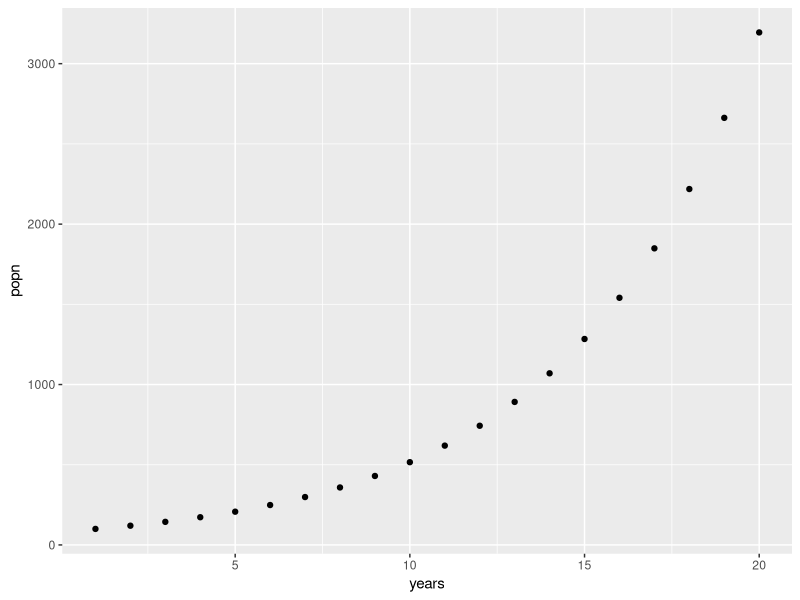
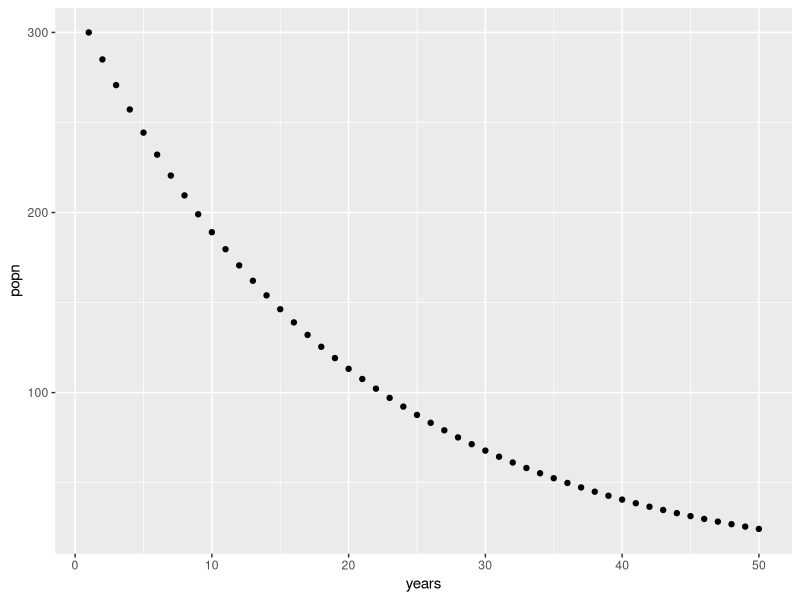
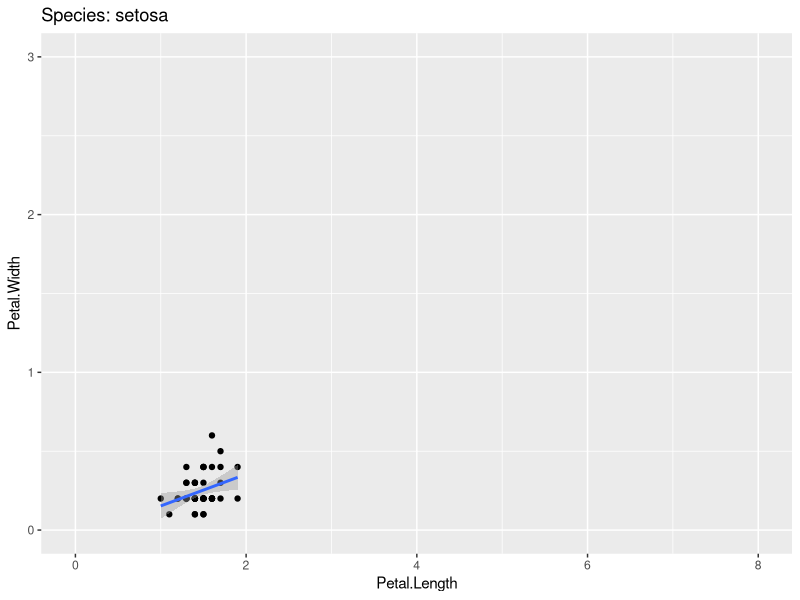
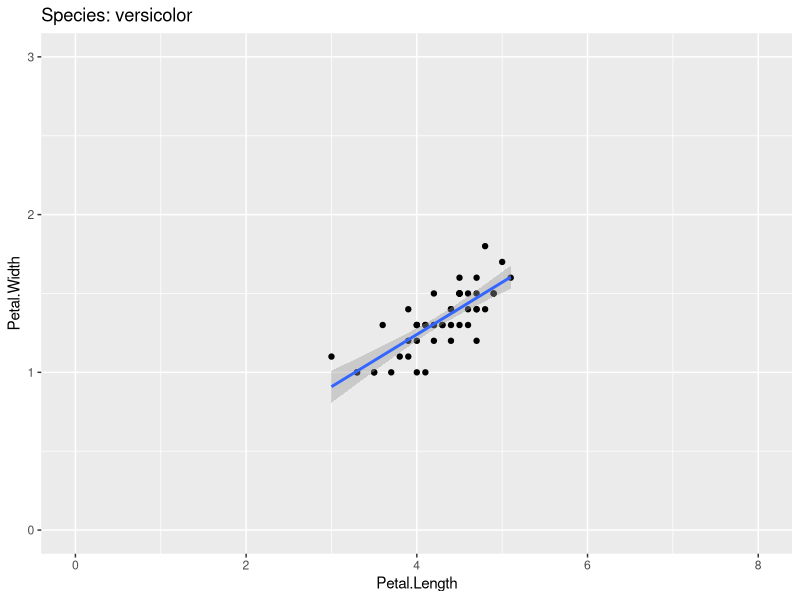
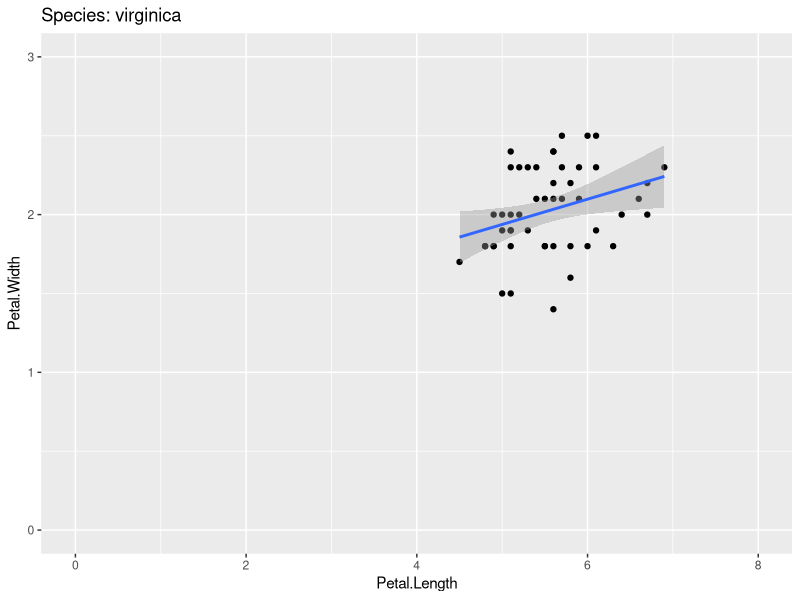

Recreate these plots in R, in order.
## ---- chunk 1
library(tidyverse)
library(here)
## ---- chunk 2
# Create a new function called add_one
# x will be the only input to the function
add_one  <- function(x){
  
  # Add x and 1 together, store as the object "output"
  output <- x + 1
  
  # Print out whatever is stored in "output"
  return(output)
  
} 
# Supply 10 to our function
add_one(x = 10)

# Create a new function called add_together
# x and y will be the two arguments to the function
add_together  <- function(x, y){
  
  # Add x and y together, store as the object "output"
  output <- x + y
  
  # Print out whatever is stored in "output"
  return(output)
  
} 

## ---- chunk 3
add_together(3,5)
## ---- chunk 4
math_time  <- function(x, y, z){
  output<-(((x-y)^2)/z)
  
  # Print out whatever is stored in "output"
  return(output)
  
} 

math_time(5,2,9)
## ---- chunk 5
# Create a function called lbs_to_kg that takes a data object 'weights' as input
lbs_to_kg  <- function(weights){
  
  # Multiply weights by 0.454, store as the object "output"
  output <- weights*0.454
  
  # Print out whatever is stored in "output"
  return(output)
  
} 

bison <- c(1000, 800, 1200, 1400)

lbs_to_kg(weights = bison)
## ---- chunk 6
deviation<-function(vector){
  mean_value<-mean(vector)
  output<-vector-mean_value
  return(output)
}

deviation(bison)
## ---- chunk 7
# Look at the first 6 rows of iris
head(iris)

iris %>% 
  group_by(Species) %>% 
  summarize(Sepal.Length = mean(Sepal.Length),
            Sepal.Width = mean(Sepal.Width),
            Petal.Length = mean(Petal.Length),
            Petal.Width = mean(Petal.Width))

## ---- chunk 8

iris %>%
  group_by(Species) %>% 
  summarize(across(.cols = c(Sepal.Length, Sepal.Width, Petal.Length, Petal.Width), 
                   .fns = mean))
## ---- chunk 9
iris %>%
  group_by(Species) %>% 
  summarize(across(.cols = Sepal.Length:Petal.Width, 
                   .fns = mean))

iris %>%
  group_by(Species) %>% 
  summarize(across(.cols = everything(), 
                   .fns = mean))
## ---- chunk 10
iris %>%
  group_by(Species) %>% 
  summarize(across(.cols = everything(), 
                   .fns = median))
## ---- chunk 11
iris %>%
  group_by(Species) %>% 
  summarize(across(.cols = where(is.numeric), 
                   .fns = mean))
## ---- chunk 12
cereal<-read.csv("data/cereal.csv")
cereal %>%
  group_by(mfr) %>% 
  summarize(across(.cols = where(is.numeric), 
                   .fns = mean))
## ---- chunk 13
for (i in 1:5) {
  # Print out whatever the value of i is
  print(i)
}

for (i in 1:5) {
  print(i*2)
}
## ---- chunk 14
for (i in 1:10) {
  print(i*2)
}
## ---- chunk 15
N0 = 100  #initial population size

years = 20  #number of years into the future

N = vector(length = years)  # create an empty vector to store pop. sizes

N[1] = N0  #initial population size should be the first N

lambda = 1.2  #growth rate

print(N)

# For every year t in 2 through 20 (remember, "years" also equals 20), apply the following equation
for (t in 2:20) {
  N[t] = N[t - 1] * lambda # Apply the equation
}

N

# Store the data output as a dataframe for plotting
popn_data <- tibble(years = 1:years, # Make the years column = 1, 2, 3, ..., 20
                    popn = N) # Make the population column the corresponding population vector that we calculated

# Now plot the data with years on the x axis and population on the y
popn_data %>% 
  ggplot(aes(x = years, y = popn)) +
  geom_point()
## ---- chunk 16
N0 = 300  #initial population size

years = 50  #number of years into the future

N = vector(length = years)  # create an empty vector to store pop. sizes

N[1] = N0  #initial population size should be the first N

lambda = 0.95  #growth rate

print(N)

# For every year t in 2 through 20 (remember, "years" also equals 20), apply the following equation
for (t in 2:years) {
  N[t] = N[t - 1] * lambda # Apply the equation
}

N
## ---- chunk 17
popn_data <- tibble(years = 1:years, # Make the years column = 1, 2, 3, ..., 20
                    popn = N) # Make the population column the corresponding population vector that we calculated

# Now plot the data with years on the x axis and population on the y
popn_data %>% 
  ggplot(aes(x = years, y = popn)) +
  geom_point()
## ---- chunk 18
head(iris)
iris[1,]
iris[,3]
iris[1,3]
for (i in 1:5) {
  
  # This prints out a statement saying "Here's column i", 
  #but the i gets replaced with the number that it's currently at
  print(paste("Here's column",i))
  
  # This prints out column i
  print(iris[,i])
}
for (i in 1:4) {
  
  # This prints out a statement saying "Here's column i", but the i gets replaced with the number that it's currently at
  print(paste("Here's column",i))
  
  # This prints out column i
  print(mean(iris[,i]))
}
iris %>% 
  summarize(across(.cols = 1:4, 
                   .fns = mean))
## ---- chunk 19
for (i in 1:4) {
  # Fetch the column names of the dataframe, store in a vector "names"
  names <- colnames(iris)
  
  # Print out the "i"th element of the vector to print alongside the output
  print(names[i])
  
  # This prints out column i
  print(mean(iris[,i]))
}
## ---- chunk 20
# Store a vector of unique species names from the Species column of Iris
spp_names <- unique(iris$Species)

# do for-loop for each unique species names
for (i in 1:length(spp_names)) {
  
  filt_data <- iris %>% 
    # Filter the data has specific species name
    filter(Species == spp_names[i])
  
  # Draw plot with filtered data
  plot <- filt_data %>% 
    # Draw plot which x-axis is Petal.Length and y-axis is Petal.Width
    ggplot(aes(x = Petal.Length,
               y = Petal.Width)) +
    # Show point that describe the value of each data
    geom_point() +
    # Smoothed conditional means for the value
    geom_smooth(method = "lm") +
    # Set scale limits
    lims(x = c(0,8),
         y = c(0,3)) +
    # Put each species' name to the title
    ggtitle(paste("Species:", spp_names[i]))
  
  # Print the plot
  print(plot)
}
